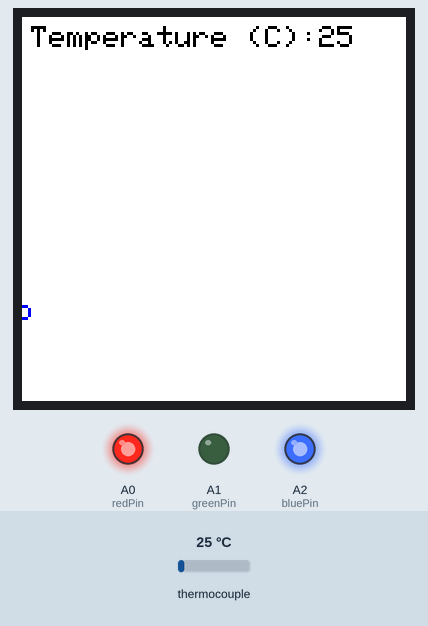
Recording of a sketch running on a simulated Arduino Uno, built with avr-gcc and run on an emulated ATmega328P. Parts: 128×128 colour display, output pins drawn as LEDs (lit = HIGH). The inputs (shaded band) are chosen by the test bench; at power-on: thermocouple 25 °C. What the sketch prints to the serial monitor is not drawn.

Above: at 6.3 s.
6.4 s: thermocouple set to 21 °C
At 12.2 s:
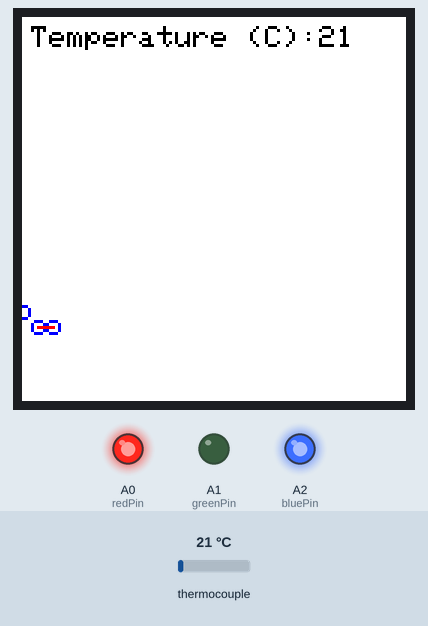
12.5 s: thermocouple set to 18 °C
At 14.5 s:
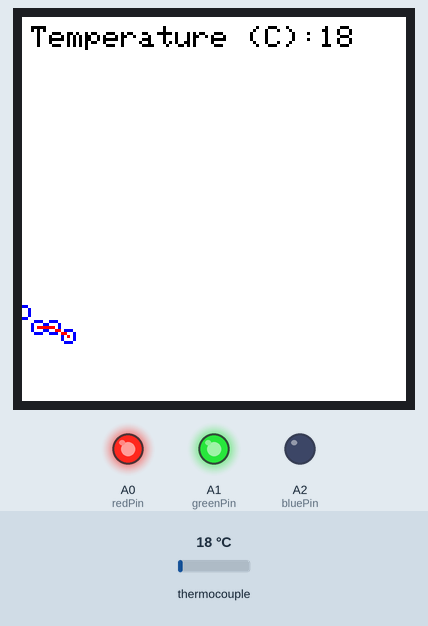
18.6 s: thermocouple set to 75 °C
At 20.6 s:
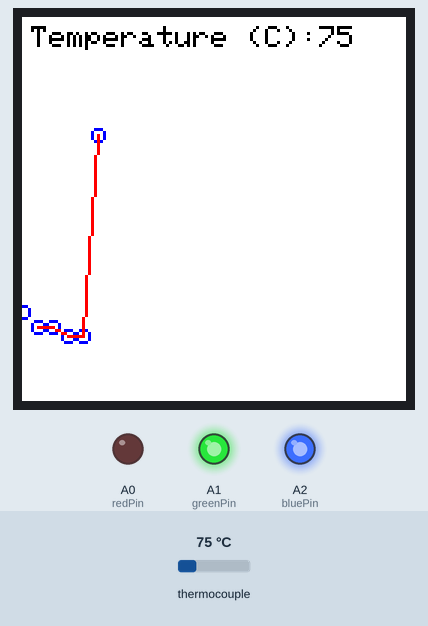
Timing chart, 0 to 22.1 s (numbered marks = the images above; inputs shaded):
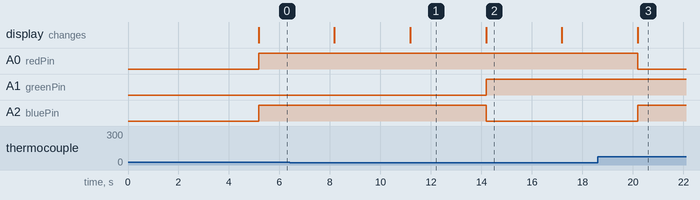

Measured:
- the behaviour switches between 20 and 19 °C on thermocouple (found by bisection; images 1 and 2)
- after the input at 12.5 s, A1 (greenPin): LOW → HIGH after 1.7 s; A2 (bluePin): HIGH → LOW after 1.7 s
- after the input at 18.6 s, A0 (redPin): HIGH → LOW after 1.6 s; A2 (bluePin): LOW → HIGH after 1.6 s

The sketch:

DetectorV1.ino
```cpp
/*
 * @author Dahlia Dry
 * Science Olympiad Altoid Tin Detector- beta version
 */
//LCD display setup
#include <Adafruit_GFX.h>
#include <Adafruit_ST7735.h>
#include <SPI.h>
#define TFT_CS     10
#define TFT_RST    9
#define TFT_DC     8
#define TFT_SCLK 7   // set these to be whatever pins you like!
#define TFT_MOSI 6   // set these to be whatever pins you like!
Adafruit_ST7735 tft = Adafruit_ST7735(TFT_CS, TFT_DC, TFT_MOSI, TFT_SCLK, TFT_RST);

//setup temp sensor
#include <Adafruit_MAX31865.h>// Use software SPI: CS, DI, DO, CLK
Adafruit_MAX31865 max = Adafruit_MAX31865(2,3,4,5);
// use hardware SPI, just pass in the CS pin
//Adafruit_MAX31865 max = Adafruit_MAX31865(10);

// The value of the Rref resistor. Use 430.0 for PT100 and 4300.0 for PT1000
#define RREF      4300.0
// The 'nominal' 0-degrees-C resistance of the sensor
// 100.0 for PT100, 1000.0 for PT1000
#define RNOMINAL  1000.0

//declare additional vars
float temp = 0;
float tempprevious = 0;
int rotation = 2;
int xPos = 5;
int graphHeightPrevious = 0;
int redPin = A0;
int greenPin = A1;
int bluePin = A2;
int red = 0;
int blue = 0;
int green = 0;
String colors[] = {"blue","green","red"};
float thresholds[] = {20,30};


void setup() {
  delay(5000);
  Serial.begin(115200);
  max.begin(MAX31865_3WIRE);  // set to 2WIRE or 4WIRE as necessary
  tft.initR(INITR_144GREENTAB);
  uint16_t time = millis();
  tft.setRotation(rotation);
  setup_display();
}

void loop() {
  uint16_t rtd = max.readRTD();
  float ratio = rtd;
  ratio /= 32768;
  temp = int(max.temperature(RNOMINAL, RREF));
  execute_display(temp);
  tempprevious = temp;
  colorIndicator(float(temp), colors, thresholds);
  delay(3000);
}

void drawtext(String text, uint16_t color, uint16_t x0, uint16_t y0){
  tft.setCursor(x0,y0);
  tft.setTextColor(color);
  tft.setTextWrap(true);
  tft.print(text);
}

//setup live graph of temperature by setting constant label and initial (x,y)
void setup_display(){
  tft.fillScreen(ST7735_WHITE);
  drawtext("Temperature (C):",ST7735_BLACK, 3,3);
  xPos = 0;
  graphHeightPrevious = 0;
}

//execute graph
void execute_display(int temp){
  tft.fillRect(99,3,40,7, ST7735_WHITE);
  drawtext(String(temp),ST7735_BLACK,99,3);
  int graphHeight = map(temp, 100, 0, 10, 128);
  tft.drawCircle(xPos,graphHeight,2, ST7735_BLUE);
  if(xPos > 5){
    tft.drawLine(xPos-5,graphHeightPrevious,xPos,graphHeight,ST7735_RED);
  }
  graphHeightPrevious = graphHeight;
  if(xPos >= 128){
    xPos = 5;
    tft.fillScreen(ST7735_WHITE);
    drawtext("Temperature (C):",ST7735_BLACK, 0,0);
  }
  else{
    xPos += 5;
  }
}

void setColor(String color)
{
  if(color == "red"){
    red = 255;
    green = 0;
    blue = 0;
  }
  else if(color == "green"){
    red = 0;
    green = 255;
    blue = 0;
  }
  else if(color == "blue"){
    red = 0;
    green = 0;
    blue = 255;
  }
  else if(color == "yellow"){
    red = 255;
    green = 255;
    blue = 0;
  }
  else if(color.equals("purple")){
    red = 80;
    green = 0;
    blue = 80;
  }
  else{
    red = 0;
    green = 255;
    blue = 255;
  }
  red = 255 - red;
  green = 255 - green;
  blue = 255 - blue;
  analogWrite(redPin, red);
  analogWrite(greenPin, green);
  analogWrite(bluePin, blue);
}

void colorIndicator(float temp, String colors[], float temps[]){
  if(temp < temps[0]){
    Serial.print("yello");
    setColor(colors[0]);
  }
  else if(temp > temps[0] and temp < temps[1]){
    Serial.print("mello");
    setColor(colors[1]);
  }
  else if(temp > temps[1]){
    Serial.println(temp);
    Serial.println(temps[1]);
    Serial.println("jello");
    setColor(colors[2]);
  }
}
```
